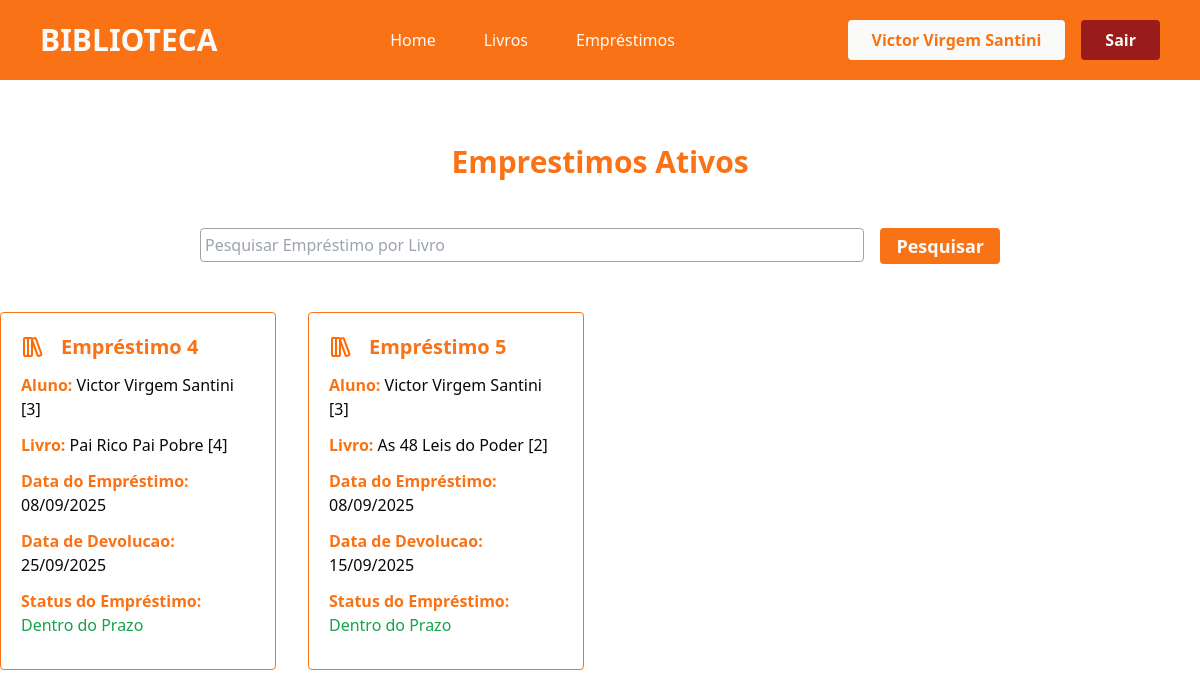
/emprestimos/ (signed in), run on the app's committed database.
### app/models.py (models this page shows)
class User(db.Model, UserMixin):
    id = db.Column(db.Integer, primary_key=True)
    nome = db.Column(db.String(100), nullable=True)
    telefone = db.Column(db.String(100), nullable=True)
    email = db.Column(db.String(100), nullable=True)
    senha = db.Column(db.String(100), nullable=True)
    emprestimos = db.relationship('Emprestimo', backref='user', lazy=True)

class Emprestimo(db.Model):
    id = db.Column(db.Integer, primary_key=True)
    data_emprestimo = db.Column(db.DateTime, default=datetime.now)
    data_devolucao = db.Column(db.DateTime, default=datetime.now)
    user_id = db.Column(db.Integer, db.ForeignKey('user.id', name="fk_emprestimo_user"), nullable=True)
    livro_id = db.Column(db.Integer, db.ForeignKey('livro.id', name="fk_emprestimo_livro"), nullable=True)
    statusEmprestimo = db.Column(db.String(100), nullable=True)

class Livro(db.Model):
    id = db.Column(db.Integer, primary_key=True)
    titulo = db.Column(db.String(100), nullable=True)
    autor = db.Column(db.String(100), nullable=True)
    editora = db.Column(db.String(100), nullable=True)
    anoPublicacao = db.Column(db.Integer, nullable=True)
    genero = db.Column(db.String(100), nullable=True)
    quantidade_disponivel = db.Column(db.Integer, nullable=True)
    status = db.Column(db.String(100), nullable=True)
    emprestimos = db.relationship('Emprestimo', backref='livro', lazy=True)

### app/views.py (the view)
@app.route('/emprestimos/')
@login_required
def emprestimos():
    if request.method == 'GET':
        pesquisa = request.args.get('pesquisa', '')
    dados = Emprestimo.query.join(User).order_by(Emprestimo.id)
    if pesquisa != '':
        dados = dados.join(Emprestimo.livro).filter(Livro.titulo.ilike(f'%{pesquisa}%'))
    emprestimos = {'dados' : dados.all()}
    return render_template('emprestimos.html', emprestimos=emprestimos)

### app/models.py (called while the page is built)
@login_manager.user_loader
def load_user(user_id):
    return User.query.get(user_id)

### app/templates/emprestimos.html (shortened to what this page needs)
{% extends "head.html" %}
{% block content %}
<div class="container-livros flex flex-col justify-center align-center">
    <div class="titulo mt-[4rem] flex-col justify-center items-center">
        <h2 class="text-3xl text-center text-orange-500 font-bold">Emprestimos Ativos</h2>
    </div>
    <div class="pesquisa mt-[3rem] flex justify-center">
        <form action="" method="get" class="flex flex-row gap-4 w-[800px]">
                <div class="w-full">
                    <input type="text" name="pesquisa" class="w-full border-[1px] rounded border-stone-400 px-1 py-1 outline-orange-500 outline-2" placeholder="Pesquisar Empréstimo por Livro">
                </div>
                <div class="w-70">
                    <button type="submit" class="bg-orange-500 w-full text-stone-50 font-semibold text-lg rounded py-1 px-4 hover:bg-orange-700 cursor-pointer transition-all duration-500">Pesquisar</button>
                </div>
            </form>
    </div>
    <section class="emprestimos flex justify-center mt-[3rem]">
        <div class="lista-emprestimos grid grid-cols-4 gap-[2rem] mb-[2rem] w-[1500px]" >
            {% for emp in emprestimos.dados %}
            {% if current_user.id == emp.user.id or current_user.email == 'admin@gmail.com' %}
                <div class="card-emprestimo border-orange-500 border-[1px] rounded p-5">
                    <div class="nome-svg flex flex-row gap-4 items-center justify-start">
                        <h2 class="text-xl font-semibold text-orange-500">Empréstimo {{emp.id}}</h2>
                    </div>
                    <p class="mt-3 text-orange-500 font-semibold">Aluno: <span class="text-zinc-950 font-normal">{{emp.user.nome}} [{{emp.user.id}}]</span></p>
                    <p class="mt-3 text-orange-500 font-semibold">Livro: {% if emp.livro %}<span class="text-zinc-950 font-normal">{{emp.livro.titulo}} [{{emp.livro.id}}] </span> {% else %} <span class="text-red-600 font-normal"> Livro Excluído do Sistema</span>  {% endif %}</p>
                    <p class="mt-3 text-orange-500 font-semibold">Data do Empréstimo: <span class="text-zinc-950 font-normal">{{emp.data_emprestimo.strftime('%d/%m/%Y')}}</span></p>
                    <p class="mt-3 text-orange-500 font-semibold">Data de Devolucao: <span class="text-zinc-950 font-normal">{{emp.data_devolucao.strftime('%d/%m/%Y')}}</span</p>
                    <p class="mt-3 mb-3 text-orange-500 font-semibold">Status do Empréstimo: {% if emp.statusEmprestimo == 'Devolução Atrasada' %} <span class="text-red-800 font-normal animate-pulse">{{emp.statusEmprestimo}}</span> {% elif emp.statusEmprestimo == 'Entrega Hoje' %} <span class="text-amber-500 font-normal animate-pulse">{{emp.statusEmprestimo}}</span> {% else %}  <span class="text-green-600 font-normal">{{emp.statusEmprestimo}}</span> {% endif %}</p>
                </div>
            {% endif %}
            {% endfor %}
        </div>
    </section>
</div>
{% endblock %}

### app/templates/header.html (shortened to what this page needs)
{% extends "head.html" %}
{% block content %}
<header class="font-sans px-10 py-5 bg-orange-500">
    <div class="container-header flex justify-between items-center">
        <div class="logo text-stone-50 font-bold text-3xl">
            <h1>BIBLIOTECA</h1>
        </div>
        <nav class="nav flex gap-12 text-stone-50 font-medium">
            <a href="{{ url_for('homepage') }}">Home</a>
            <a href="{{ url_for('livros') }}">Livros</a>
            <a href="{{ url_for('emprestimos') }}">Empréstimos</a>
        </nav>
        <div class="login flex gap-4">
            {% if current_user.is_authenticated %}
            <p class="bg-stone-50 px-6 py-2 text-orange-500 rounded font-semibold">{{current_user.nome}}</p>
                <a href="{{ url_for('logout') }}" class="bg-red-800 px-6 py-2 text-stone-50 rounded font-semibold cursor-pointer hover:bg-red-900 transition-all duration-500">Sair</a>
            {% endif %}
        </div>
    </div>
</header>
{% endblock %}

### data on the page
User: nome "Victor Virgem Santini"
Emprestimo: id "4", user.nome "Victor Virgem Santini", user.id "3", livro.titulo "Pai Rico Pai Pobre", livro.id "4", data_emprestimo "08/09/2025", data_devolucao "25/09/2025", statusEmprestimo "Dentro do Prazo"
Emprestimo: id "5", user.nome "Victor Virgem Santini", user.id "3", livro.titulo "As 48 Leis do Poder", livro.id "2", data_emprestimo "08/09/2025", data_devolucao "15/09/2025", statusEmprestimo "Dentro do Prazo"
